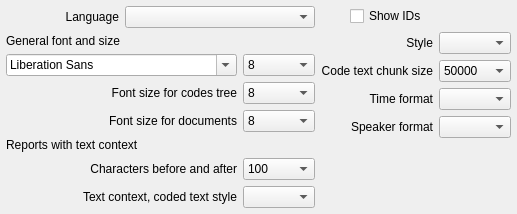
        <widget class="QWidget" name="widget_ui" native="true">
         <property name="sizePolicy">
          <sizepolicy hsizetype="Preferred" vsizetype="Preferred">
           <horstretch>0</horstretch>
           <verstretch>0</verstretch>
          </sizepolicy>
         </property>
         <layout class="QHBoxLayout" name="horizontalLayout">
          <property name="leftMargin">
           <number>6</number>
          </property>
          <property name="topMargin">
           <number>6</number>
          </property>
          <property name="rightMargin">
           <number>6</number>
          </property>
          <property name="bottomMargin">
           <number>6</number>
          </property>
          <item>
           <widget class="QWidget" name="widget_ui_left" native="true">
            <layout class="QGridLayout" name="gridLayout_3">
             <property name="leftMargin">
              <number>0</number>
             </property>
             <property name="topMargin">
              <number>0</number>
             </property>
             <property name="rightMargin">
              <number>0</number>
             </property>
             <property name="bottomMargin">
              <number>0</number>
             </property>
             <item row="0" column="0">
              <widget class="QLabel" name="label_4">
               <property name="text">
                <string>Language</string>
               </property>
               <property name="alignment">
                <set>Qt::AlignRight|Qt::AlignTrailing|Qt::AlignVCenter</set>
               </property>
              </widget>
             </item>
             <item row="0" column="1" colspan="2">
              <widget class="QComboBox" name="comboBox_language">
               <property name="toolTip">
                <string>&lt;html&gt;&lt;head/&gt;&lt;body&gt;&lt;p&gt;Close and open the software for the change in language to occur.&lt;/p&gt;&lt;/body&gt;&lt;/html&gt;</string>
               </property>
              </widget>
             </item>
             <item row="1" column="0" colspan="3">
              <widget class="QLabel" name="label">
               <property name="text">
                <string>General font and size</string>
               </property>
              </widget>
             </item>
             <item row="2" column="0" colspan="2">
              <widget class="QFontComboBox" name="fontComboBox"/>
             </item>
             <item row="3" column="0" colspan="2">
              <widget class="QLabel" name="label_3">
               <property name="text">
                <string>Font size for codes tree</string>
               </property>
               <property name="alignment">
                <set>Qt::AlignRight|Qt::AlignTrailing|Qt::AlignVCenter</set>
               </property>
               <property name="wordWrap">
                <bool>true</bool>
               </property>
              </widget>
             </item>
             <item row="4" column="0" colspan="2">
              <widget class="QLabel" name="label_7">
               <property name="text">
                <string>Font size for documents</string>
               </property>
               <property name="alignment">
                <set>Qt::AlignRight|Qt::AlignTrailing|Qt::AlignVCenter</set>
               </property>
               <property name="wordWrap">
                <bool>true</bool>
               </property>
              </widget>
             </item>
             <item row="5" column="0" colspan="3">
              <widget class="QLabel" name="label_reports_text_context">
               <property name="text">
                <string>Reports with text context</string>
               </property>
              </widget>
             </item>
             <item row="6" column="0" colspan="2">
              <widget class="QLabel" name="label_chars_before_after">
               <property name="text">
                <string>Characters before and after</string>
               </property>
               <property name="alignment">
                <set>Qt::AlignRight|Qt::AlignTrailing|Qt::AlignVCenter</set>
               </property>
              </widget>
             </item>
             <item row="7" column="0" colspan="2">
              <widget class="QLabel" name="label_coded_text_style">
               <property name="text">
                <string>Text context, coded text style</string>
               </property>
               <property name="alignment">
                <set>Qt::AlignRight|Qt::AlignTrailing|Qt::AlignVCenter</set>
               </property>
              </widget>
             </item>
             <item row="7" column="2">
              <widget class="QComboBox" name="comboBox_text_style"/>
             </item>
             <item row="2" column="2">
              <widget class="QComboBox" name="comboBox_fontsize">
               <item>
                <property name="text">
                 <string>8</string>
                </property>
               </item>
               <item>
                <property name="text">
                 <string>10</string>
                </property>
               </item>
               <item>
                <property name="text">
                 <string>12</string>
                </property>
               </item>
               <item>
                <property name="text">
                 <string>14</string>
                </property>
               </item>
               <item>
                <property name="text">
                 <string>16</string>
                </property>
               </item>
               <item>
                <property name="text">
                 <string>18</string>
                </property>
               </item>
               <item>
                <property name="text">
                 <string>20</string>
                </property>
               </item>
              </widget>
             </item>
             <item row="3" column="2">
              <widget class="QComboBox" name="comboBox_codetreefontsize">
               <item>
                <property name="text">
                 <string>8</string>
                </property>
               </item>
               <item>
                <property name="text">
                 <string>10</string>
                </property>
               </item>
               <item>
                <property name="text">
                 <string>12</string>
                </property>
               </item>
               <item>
                <property name="text">
                 <string>14</string>
                </property>
               </item>
               <item>
                <property name="text">
                 <string>16</string>
                </property>
               </item>
               <item>
                <property name="text">
                 <string>18</string>
                </property>
               </item>
               <item>
                <property name="text">
                 <string>20</string>
                </property>
               </item>
              </widget>
             </item>
             <item row="4" column="2">
              <widget class="QComboBox" name="comboBox_docfontsize">
               <item>
                <property name="text">
                 <string>8</string>
                </property>
               </item>
               <item>
                <property name="text">
                 <string>10</string>
                </property>
               </item>
               <item>
                <property name="text">
                 <string>12</string>
                </property>
               </item>
               <item>
                <property name="text">
                 <string>14</string>
                </property>
               </item>
               <item>
                <property name="text">
                 <string>16</string>
                </property>
               </item>
               <item>
                <property name="text">
                 <string>18</string>
                </property>
               </item>
               <item>
                <property name="text">
                 <string>20</string>
                </property>
               </item>
              </widget>
             </item>
             <item row="6" column="2">
              <widget class="QComboBox" name="comboBox_surrounding_chars">
               <item>
                <property name="text">
                 <string>100</string>
                </property>
               </item>
               <item>
                <property name="text">
                 <string>200</string>
                </property>
               </item>
               <item>
                <property name="text">
                 <string>300</string>
                </property>
               </item>
              </widget>
             </item>
            </layout>
           </widget>
          </item>
          <item>
           <widget class="QWidget" name="widget_ui_right" native="true">
            <layout class="QGridLayout" name="gridLayout_4">
             <property name="leftMargin">
              <number>0</number>
             </property>
             <property name="topMargin">
              <number>0</number>
             </property>
             <property name="rightMargin">
              <number>0</number>
             </property>
             <property name="bottomMargin">
              <number>0</number>
             </property>
             <item row="3" column="2">
              <widget class="QComboBox" name="comboBox_timestamp"/>
             </item>
             <item row="5" column="1">
              <spacer name="verticalSpacer">
               <property name="orientation">
                <enum>Qt::Vertical</enum>
               </property>
               <property name="sizeType">
                <enum>QSizePolicy::Expanding</enum>
               </property>
               <property name="sizeHint" stdset="0">
                <size>
                 <width>20</width>
                 <height>30</height>
                </size>
               </property>
              </spacer>
             </item>
             <item row="2" column="2">
              <widget class="QComboBox" name="comboBox_text_chunk_size">
               <item>
                <property name="text">
                 <string>50000</string>
                </property>
               </item>
               <item>
                <property name="text">
                 <string>40000</string>
                </property>
               </item>
               <item>
                <property name="text">
                 <string>30000</string>
                </property>
               </item>
               <item>
                <property name="text">
                 <string>20000</string>
                </property>
               </item>
              </widget>
             </item>
             <item row="1" column="2">
              <widget class="QComboBox" name="comboBox_style"/>
             </item>
             <item row="2" column="0" colspan="2">
              <widget class="QLabel" name="label_8">
               <property name="toolTip">
                <string>Very large text documents. Load text chunks by number of characters.</string>
               </property>
               <property name="text">
                <string>Code text chunk size</string>
               </property>
               <property name="alignment">
                <set>Qt::AlignRight|Qt::AlignTrailing|Qt::AlignVCenter</set>
               </property>
              </widget>
             </item>
             <item row="0" column="1" colspan="2">
              <widget class="QCheckBox" name="checkBox">
               <property name="toolTip">
                <string>&lt;html&gt;&lt;head/&gt;&lt;body&gt;&lt;p&gt;Show the identifying numbers for files, cases, codes, et cetera.&lt;/p&gt;&lt;/body&gt;&lt;/html&gt;</string>
               </property>
               <property name="text">
                <string>Show IDs</string>
               </property>
              </widget>
             </item>
             <item row="4" column="2">
              <widget class="QComboBox" name="comboBox_speaker"/>
             </item>
             <item row="1" column="1">
              <widget class="QLabel" name="label_style">
               <property name="text">
                <string>Style</string>
               </property>
               <property name="alignment">
                <set>Qt::AlignRight|Qt::AlignTrailing|Qt::AlignVCenter</set>
               </property>
              </widget>
             </item>
             <item row="3" column="1">
              <widget class="QLabel" name="label_5">
               <property name="toolTip">
                <string>&lt;html&gt;&lt;head/&gt;&lt;body&gt;&lt;p&gt;Used when entering time position in transcription&lt;/p&gt;&lt;/body&gt;&lt;/html&gt;</string>
               </property>
               <property name="text">
                <string>Time format</string>
               </property>
               <property name="alignment">
                <set>Qt::AlignRight|Qt::AlignTrailing|Qt::AlignVCenter</set>
               </property>
              </widget>
             </item>
             <item row="4" column="1">
              <widget class="QLabel" name="label_6">
               <property name="toolTip">
                <string>&lt;html&gt;&lt;head/&gt;&lt;body&gt;&lt;p&gt;Used when entering speaker name in transcription&lt;/p&gt;&lt;/body&gt;&lt;/html&gt;</string>
               </property>
               <property name="text">
                <string>Speaker format</string>
               </property>
               <property name="alignment">
                <set>Qt::AlignRight|Qt::AlignTrailing|Qt::AlignVCenter</set>
               </property>
              </widget>
             </item>
            </layout>
           </widget>
          </item>
         </layout>
        </widget>
